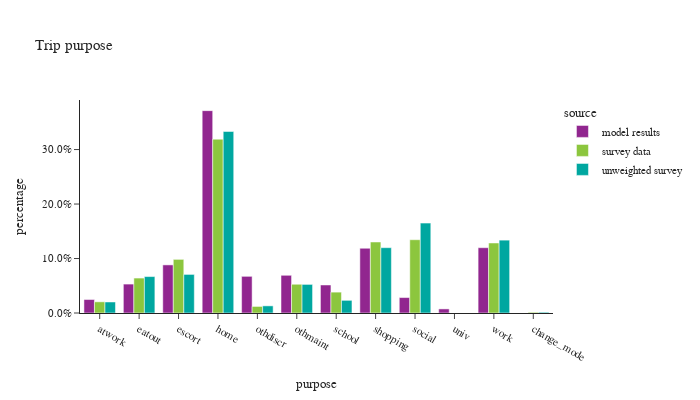

Here is the notebook cell this chart was saved with:
### Code cell
df_plot = trip_data.groupby(['source','purpose'])['trip_weight'].sum().reset_index()
df_plot['percentage'] = df_plot.groupby(['source'], group_keys=False)['trip_weight']. \
    apply(lambda x: x / float(x.sum()))
# df_plot
fig = px.bar(df_plot, x="purpose", y="percentage", color="source",barmode="group",
             title="Trip purpose")
fig.for_each_annotation(lambda a: a.update(text = a.text.split("=")[-1]))
fig.update_layout(height=400, width=700, yaxis=dict(tickformat=".1%"))
fig.show()

### Figure 1 — Plotly figure (JSON) as saved in the notebook; plotly's stock layout.template omitted (floating-point values rounded to 4 significant figures)
{"data": [{"alignmentgroup": "True", "hovertemplate": "source=model results<br>purpose=%{x}<br>percentage=%{y}<extra></extra>", "legendgroup": "model results", "marker": {"color": "#91268F", "pattern": {"shape": ""}}, "name": "model results", "offsetgroup": "model results", "orientation": "v", "showlegend": true, "textposition": "auto", "type": "bar", "x": ["atwork", "eatout", "escort", "home", "othdiscr", "othmaint", "school", "shopping", "social", "univ", "work"], "xaxis": "x", "y": [0.02475, 0.05308, 0.08829, 0.3714, 0.06729, 0.06921, 0.05143, 0.1188, 0.02837, 0.007501, 0.1198], "yaxis": "y"}, {"alignmentgroup": "True", "hovertemplate": "source=survey data<br>purpose=%{x}<br>percentage=%{y}<extra></extra>", "legendgroup": "survey data", "marker": {"color": "#8CC63E", "pattern": {"shape": ""}}, "name": "survey data", "offsetgroup": "survey data", "orientation": "v", "showlegend": true, "textposition": "auto", "type": "bar", "x": ["atwork", "change_mode", "eatout", "escort", "home", "othdiscr", "othmaint", "school", "shopping", "social", "work"], "xaxis": "x", "y": [0.02051, 0.001375, 0.06414, 0.09843, 0.319, 0.01205, 0.05278, 0.0383, 0.1303, 0.1345, 0.1285], "yaxis": "y"}, {"alignmentgroup": "True", "hovertemplate": "source=unweighted survey<br>purpose=%{x}<br>percentage=%{y}<extra></extra>", "legendgroup": "unweighted survey", "marker": {"color": "#00A7A0", "pattern": {"shape": ""}}, "name": "unweighted survey", "offsetgroup": "unweighted survey", "orientation": "v", "showlegend": true, "textposition": "auto", "type": "bar", "x": ["atwork", "change_mode", "eatout", "escort", "home", "othdiscr", "othmaint", "school", "shopping", "social", "work"], "xaxis": "x", "y": [0.02023, 0.00141, 0.06687, 0.07082, 0.3332, 0.0131, 0.05249, 0.02323, 0.1199, 0.165, 0.1337], "yaxis": "y"}], "layout": {"barmode": "group", "height": 400, "legend": {"title": {"text": "source"}, "tracegroupgap": 0}, "title": {"text": "Trip purpose"}, "width": 700, "xaxis": {"anchor": "y", "domain": [0.0, 1.0], "title": {"text": "purpose"}}, "yaxis": {"anchor": "x", "domain": [0.0, 1.0], "tickformat": ".1%", "title": {"text": "percentage"}}}}
